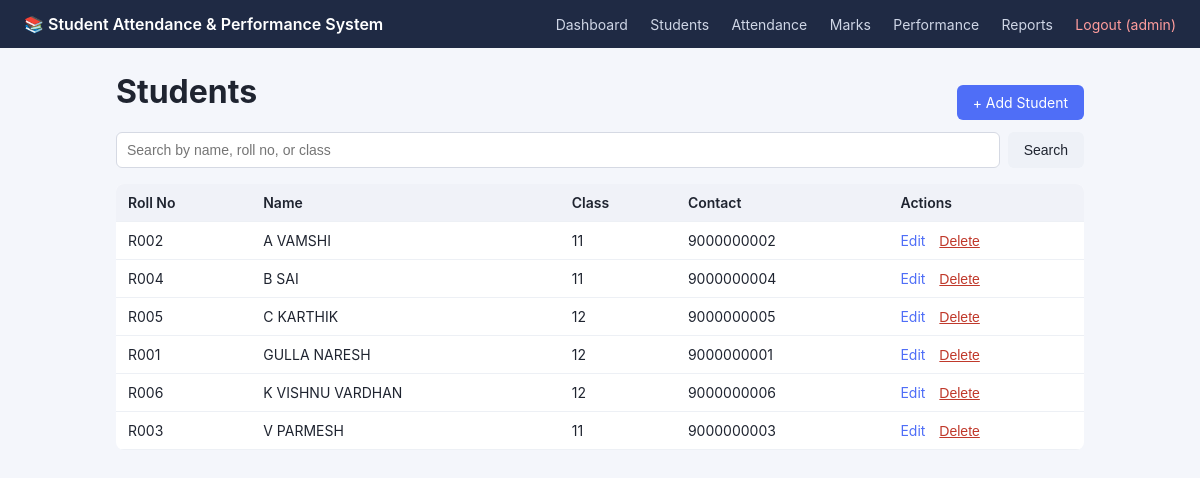
The app's page /students (signed in) with its own data.
### tables this page shows
CREATE TABLE students (
            id INTEGER PRIMARY KEY AUTOINCREMENT,
            name TEXT NOT NULL,
            roll_no TEXT UNIQUE NOT NULL,
            student_class TEXT,
            contact TEXT
        );

### app.py (the view)
@app.route("/students")
@login_required
def students():
    query = request.args.get("q", "").strip()
    conn = database.get_connection()
    if query:
        like = f"%{query}%"
        rows = conn.execute(
            """SELECT * FROM students
               WHERE name LIKE ? OR roll_no LIKE ? OR student_class LIKE ?
               ORDER BY name""",
            (like, like, like),
        ).fetchall()
    else:
        rows = conn.execute("SELECT * FROM students ORDER BY name").fetchall()
    conn.close()
    return render_template("students.html", students=rows, query=query)

### app.py (called while the page is built)
def login_required(view):
    @wraps(view)
    def wrapped(*args, **kwargs):
        if "user_id" not in session:
            return redirect(url_for("login"))
        return view(*args, **kwargs)
    return wrapped

### database.py (called while the page is built)
def get_connection():
    conn = sqlite3.connect(DB_PATH)
    conn.row_factory = sqlite3.Row
    conn.execute("PRAGMA foreign_keys = ON")
    return conn

### templates/students.html (shortened to what this page needs)
{% extends "base.html" %}
{% block content %}
<div class="page-header">
    <h1>Students</h1>
    <a href="{{ url_for('add_student') }}" class="btn btn-primary">+ Add Student</a>
</div>
<form method="GET" class="search-form">
    <input type="text" name="q" placeholder="Search by name, roll no, or class" value="{{ query }}">
    <button type="submit" class="btn">Search</button>
</form>
<table class="data-table">
    <thead>
        <tr>
            <th>Roll No</th>
            <th>Name</th>
            <th>Class</th>
            <th>Contact</th>
            <th>Actions</th>
        </tr>
    </thead>
    <tbody>
        {% for s in students %}
        <tr>
            <td>{{ s.roll_no }}</td>
            <td>{{ s.name }}</td>
            <td>{{ s.student_class }}</td>
            <td>{{ s.contact }}</td>
            <td class="actions">
                <a href="{{ url_for('edit_student', student_id=s.id) }}">Edit</a>
                <form method="POST" action="{{ url_for('delete_student', student_id=s.id) }}"
                      onsubmit="return confirm('Delete this student? This also removes their attendance and marks.');" style="display:inline">
                    <button type="submit" class="link-danger">Delete</button>
                </form>
            </td>
        </tr>
        {% else %}
        <tr><td colspan="5" class="muted">No students found.</td></tr>
        {% endfor %}
    </tbody>
</table>
{% endblock %}

### templates/base.html (shortened to what this page needs)
<!DOCTYPE html>
<html lang="en">
<head>
<link rel="stylesheet" href="{{ url_for('static', filename='css/style.css') }}">
</head>
<body>
{% if session.user_id %}
<nav class="navbar">
    <div class="nav-brand">📚 Student Attendance &amp; Performance System</div>
    <div class="nav-links">
        <a href="{{ url_for('dashboard') }}">Dashboard</a>
        <a href="{{ url_for('students') }}">Students</a>
        <a href="{{ url_for('attendance') }}">Attendance</a>
        <a href="{{ url_for('marks') }}">Marks</a>
        <a href="{{ url_for('performance') }}">Performance</a>
        <a href="{{ url_for('reports') }}">Reports</a>
        <a href="{{ url_for('logout') }}" class="logout">Logout ({{ session.username }})</a>
    </div>
</nav>
{% endif %}
<main class="container">
    {% block content %}{% endblock %}
</main>
</body>
</html>

### static/css/style.css (style rules this page uses)
* { box-sizing: border-box; }
body { margin: 0; font-family: -apple-system, Segoe UI, Roboto, Arial, sans-serif; background: #f4f6fb; color: #1f2430; }
.navbar { background: #1f2a44; color: #fff; padding: 14px 24px; display: flex; justify-content: space-between; align-items: center; flex-wrap: wrap; }
.nav-brand { font-weight: 600; }
.nav-links a { color: #cfd6e6; text-decoration: none; margin-left: 18px; font-size: 14px; }
.nav-links .logout { color: #ff9d9d; }
.container { max-width: 1000px; margin: 0 auto; padding: 24px 16px; }
h1 { margin-top: 0; }
input, select { padding: 9px 10px; border: 1px solid #d5d9e3; border-radius: 6px; font-size: 14px; margin-bottom: 10px; }
.btn { display: inline-block; background: #eef1f7; color: #1f2430; padding: 9px 16px; border-radius: 6px; text-decoration: none; border: none; cursor: pointer; font-size: 14px; }
.btn-primary { background: #4f6ef7; color: #fff; }
.link-danger { background: none; border: none; color: #c0392b; cursor: pointer; font-size: 14px; padding: 0; text-decoration: underline; }
.page-header { display: flex; justify-content: space-between; align-items: center; }
.search-form { display: flex; gap: 8px; margin-bottom: 16px; }
.search-form input { margin-bottom: 0; flex: 1; }
.data-table { width: 100%; border-collapse: collapse; background: #fff; border-radius: 8px; overflow: hidden; margin-top: 10px; }
.data-table th, .data-table td { padding: 10px 12px; text-align: left; border-bottom: 1px solid #edf0f5; font-size: 14px; }
.data-table th { background: #f0f2f8; font-weight: 600; }
.data-table .actions a { margin-right: 10px; color: #4f6ef7; text-decoration: none; }

### records on screen
students: roll_no "R002", name "A VAMSHI", student_class "11", contact "9000000002"
students: roll_no "R004", name "B SAI", student_class "11", contact "9000000004"
students: roll_no "R005", name "C KARTHIK", student_class "12", contact "9000000005"
students: roll_no "R001", name "GULLA NARESH", student_class "12", contact "9000000001"
students: roll_no "R006", name "K VISHNU VARDHAN", student_class "12", contact "9000000006"
students: roll_no "R003", name "V PARMESH", student_class "11", contact "9000000003"

### other values on screen
{{ session.username }} "admin"
